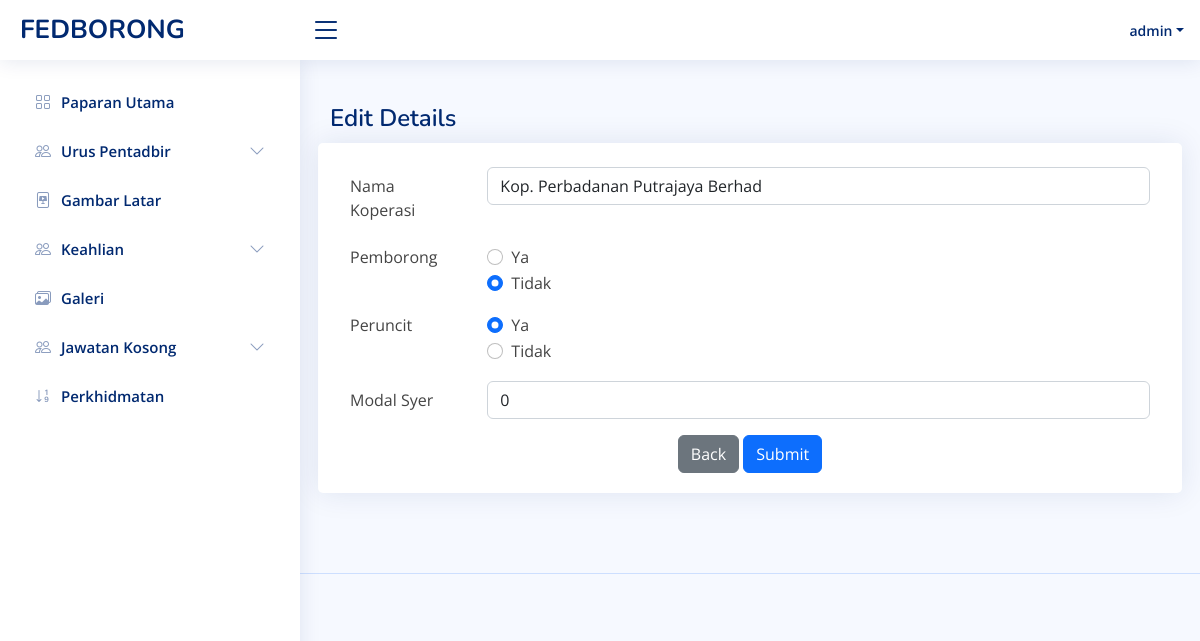
/admin-member-edit?id=27 (signed in), run on the app's committed database.
### tables this page shows
CREATE TABLE `user` (
  `id` int(11) NOT NULL,
  `name` varchar(255) NOT NULL,
  `email` varchar(255) NOT NULL,
  `password` varchar(255) NOT NULL,
  `status` tinyint(4) NOT NULL
);

CREATE TABLE `keahlian` (
  `Id` int(11) NOT NULL,
  `Koperasi` varchar(1000) NOT NULL,
  `Pemborong` tinyint(11) DEFAULT NULL COMMENT '1=Ya, 2= Tidak',
  `Peruncitan` tinyint(11) DEFAULT NULL COMMENT '1=Ya, 2=Tidak',
  `ModalSyer` float DEFAULT NULL
);

### admin-member-edit.php (the view, shortened to what this page needs)
<?php
    if(isset($_SESSION['username'])) {
?>
<?php
include 'admin/admin-header.php';
require('db_connect.php');
$id=$_REQUEST['id'];
$query = "SELECT * from keahlian where Id='".$id."'";
$result = mysqli_query($conn, $query) or die ( mysqli_error());
$row = mysqli_fetch_assoc($result);
?>
<body>
<?php include 'admin-nav.php';?>
<main id="main" class="main">
    <div class="pagetitle">
      <h1>Edit Details</h1>
    </div>
    <section class="section">
      <div class="row">
          <div class="card">
            <div class="card-body"><br>
               <?php
               if(isset($_POST['new']) && $_POST['new']==1)
               {
               $id=$_REQUEST['id'];
               $kopname =$_REQUEST['Koperasi'];
               $pborong = $_POST['Pemborong'];
               $pruncit = $_POST['Peruncitan'];
               $pmodal =$_REQUEST['ModalSyer'];
               if(empty($kopname)) {
                $update="UPDATE `keahlian` SET `Koperasi` = '$kopname', `Pemborong` = '$pborong', `Peruncitan` = '$pruncit', `ModalSyer` = '$pmodal' WHERE `Id` = '$id';";
               }
                elseif(empty($pmodal)) {
                $update="UPDATE `keahlian` SET `Koperasi` = '$kopname', `Pemborong` = '$pborong', `Peruncitan` = '$pruncit', `ModalSyer` = NULL WHERE `Id` = '$id';";
               } else {
                $update="UPDATE `keahlian` SET `Koperasi` = '$kopname', `Pemborong` = '$pborong', `Peruncitan` = '$pruncit', `ModalSyer` = '$pmodal' WHERE `Id` = '$id';";
               }
               mysqli_query($conn, $update) or die(mysqli_error());
               $status = "Record Updated Successfully. </br></br>
               <a href='admin-membership.php'>View Updated Record</a>";
               echo '<p style="color:#FF0000;">'.$status.'</p>';
               }else {
               ?>
              <form action="" method="POST">
                <div class="row mb-3">
                  <label for="inputName" class="col-sm-2 col-form-label">Nama Koperasi </label>
                  <div class="col-sm-10">
                    <input type="text" name="Koperasi" class="form-control" id="inputKop" value="<?php echo $row['Koperasi'] ?>">
                  </div>
                </div>
                <fieldset class="row mb-3">
                  <legend class="col-form-label col-sm-2 pt-0">Pemborong</legend>
                  <div class="col-sm-10">
                    <?php if ($row['Pemborong']==1) { ?>
                    <div class="form-check">
                      <input class="form-check-input" type="radio" name="Pemborong" id="gridRadioborong" value="1" checked>
                      <label class="form-check-label" for="gridRadioborong">
                        Ya
                      </label>
                    </div>
                    <div class="form-check">
                      <input class="form-check-input" type="radio" name="Pemborong" id="gridRadioborong2" value="2">
                      <label class="form-check-label" for="gridRadioborong2">
                        Tidak
                      </label>
                    </div>
                    <?php }else {?>
                        <div class="form-check">
                      <input class="form-check-input" type="radio" name="Pemborong" id="gridRadioborong3" value="1">
                      <label class="form-check-label" for="gridRadioborong3">
                        Ya
                      </label>
                    </div>
                    <div class="form-check">
                      <input class="form-check-input" type="radio" name="Pemborong" id="gridRadioborong4" value="2" checked>
                      <label class="form-check-label" for="gridRadioborong4">
                        Tidak
                      </label>
                    </div>
                    <?php } ?>
                  </div>
                </fieldset>
                <fieldset class="row mb-3">
                  <legend class="col-form-label col-sm-2 pt-0">Peruncit</legend>
                  <div class="col-sm-10">
                    <?php if ($row['Peruncitan']==1) { ?>
                    <div class="form-check">
                      <input class="form-check-input" type="radio" name="Peruncitan" id="gridRadioruncit" value="1" checked>
                      <label class="form-check-label" for="gridRadioruncit">
                        Ya
                      </label>
                    </div>
                    <div class="form-check">
                      <input class="form-check-input" type="radio" name="Peruncitan" id="gridRadioruncit2" value="2">
                      <label class="form-check-label" for="gridRadioruncit2">
                        Tidak
                      </label>
                    </div>
                    <?php } ?>
                  </div>
                </fieldset>
                <div class="row mb-3">
                  <label for="inputNumber" class="col-sm-2 col-form-label">Modal Syer</label>
                  <div class="col-sm-10">
                    <input type="number" name="ModalSyer" class="form-control" id="inputModal" value="<?php echo $row['ModalSyer'] ?>">
                  </div>
                </div>
                <div class="text-center">
                  <a href="admin-membership" class="btn btn-secondary">Back</a>
                  <button type="submit" name="member-submit" class="btn btn-primary">Submit</button>
                </div>
              </form>
              <?php } ?>
            </div>
          </div>
      </div>
    </section>
  </main>
<?php include 'admin/admin-footer.php' ?>
<?php
    } else {
        header("Location: ./admin-login?error=login_first");
        exit();
    }
 ?>

### admin-nav.php (shortened to what this page needs)
<header id="header" class="header fixed-top d-flex align-items-center">
<?php
require('db_connect.php');
 $id = $_SESSION['username'];
   $user = "SELECT * FROM user WHERE name = '$id'";
   $admins = mysqli_fetch_assoc($conn->query($user) );
?>
<div class="d-flex align-items-center justify-content-between">
    <a href="admin-index" class="logo d-flex align-items-center">
      <span class="d-none d-lg-block">FEDBORONG</span>
    </a>
    <i class="bi bi-list toggle-sidebar-btn"></i>
  </div>
  <nav class="header-nav ms-auto">
    <ul class="d-flex align-items-center">
      <li class="nav-item dropdown pe-3">
        <a class="nav-link nav-profile d-flex align-items-center pe-0" href="#" data-bs-toggle="dropdown">
          <span class="d-none d-md-block dropdown-toggle ps-2"><?php echo $admins['name'];  ?></span>
        </a>
      </li>
    </ul>
  </nav>
</header>
<aside id="sidebar" class="sidebar">
  <ul class="sidebar-nav" id="sidebar-nav">
    <li class="nav-item">
      <a class="nav-link collapsed " href="admin-index">
        <i class="bi bi-grid"></i>
        <span>Paparan Utama</span>
      </a>
    </li>
    <?php if ($admins['status'] == 1) { ?>
    <li class="nav-item">
      <a class="nav-link collapsed" data-bs-target="#tables-nav" data-bs-toggle="collapse" href="#">
        <i class="bi bi-people"></i><span>Urus Pentadbir</span><i class="bi bi-chevron-down ms-auto"></i>
      </a>
    </li>
    <?php } else { ?>
    <?php }?>
    <li class="nav-item">
      <a class="nav-link collapsed" href="admin-slides">
        <i class="bi bi-file-slides"></i>
        <span>Gambar Latar</span>
      </a>
    </li>
    <li class="nav-item">
      <a class="nav-link collapsed" data-bs-target="#tables-nav2" data-bs-toggle="collapse" href="#">
        <i class="bi bi-people"></i><span>Keahlian</span><i class="bi bi-chevron-down ms-auto"></i>
      </a>
    </li>
    <li class="nav-item">
      <a class="nav-link collapsed" href="admin-gallery">
      <i class="bi bi-images"></i>
        <span>Galeri</span>
      </a>
    </li>
    <li class="nav-item">
      <a class="nav-link collapsed" data-bs-target="#tables-nav3" data-bs-toggle="collapse" href="#">
        <i class="bi bi-people"></i><span>Jawatan Kosong</span><i class="bi bi-chevron-down ms-auto"></i>
      </a>
    </li>
    <li class="nav-item">
      <a class="nav-link collapsed" href="./admin-counter">
        <i class="bi bi-sort-numeric-down"></i>
        <span>Perkhidmatan</span>
      </a>
    </li>
  </ul>
</aside>

### admin-assets/css/style.css (style rules this page uses)
:root { scroll-behavior: smooth; }
body { font-family: "Open Sans", sans-serif; background: #f6f9ff; color: #444444; }
a { color: #4154f1; text-decoration: none; }
h1, h2, h3, h4, h5, h6 { font-family: "Nunito", sans-serif; }
#main { margin-top: 60px; padding: 20px 30px; transition: all 0.3s; }
.pagetitle { margin-bottom: 10px; }
.pagetitle h1 { font-size: 24px; margin-bottom: 0; font-weight: 600; color: #012970; }
.card { margin-bottom: 30px; border: none; border-radius: 5px; box-shadow: 0px 0 30px rgba(1, 41, 112, 0.1); }
.card-body { padding: 0 20px 20px 20px; }
.logo { line-height: 1; }
@media (min-width: 1200px) { .logo { width: 280px; } }
.logo span { font-size: 26px; font-weight: 700; color: #012970; font-family: "Nunito", sans-serif; }
.header { transition: all 0.5s; z-index: 997; height: 60px; box-shadow: 0px 2px 20px rgba(1, 41, 112, 0.1); background-color: #fff; padding-left: 20px; }
.header .toggle-sidebar-btn { font-size: 32px; padding-left: 10px; cursor: pointer; color: #012970; }
.header-nav ul { list-style: none; }
.header-nav>ul { margin: 0; padding: 0; }
.header-nav .nav-profile { color: #012970; }
.header-nav .nav-profile span { font-size: 14px; font-weight: 600; }
.sidebar { position: fixed; top: 60px; left: 0; bottom: 0; width: 300px; z-index: 996; transition: all 0.3s; padding: 20px; overflow-y: auto; scrollbar-width: thin; scrollbar-color: #aab7cf transparent; box-shadow: 0px 0px 20px rgba(1, 41, 112, 0.1); background-color: #fff; }
@media (min-width: 1200px) { #main, #footer { margin-left: 300px; } }
.sidebar-nav { padding: 0; margin: 0; list-style: none; }
.sidebar-nav li { padding: 0; margin: 0; list-style: none; }
.sidebar-nav .nav-item { margin-bottom: 5px; }
.sidebar-nav .nav-link { display: flex; align-items: center; font-size: 15px; font-weight: 600; color: #4154f1; transition: 0.3; background: #f6f9ff; padding: 10px 15px; border-radius: 4px; }
.sidebar-nav .nav-link i { font-size: 16px; margin-right: 10px; color: #4154f1; }
.sidebar-nav .nav-link.collapsed { color: #012970; background: #fff; }
.sidebar-nav .nav-link.collapsed i { color: #899bbd; }
.sidebar-nav .nav-link .bi-chevron-down { margin-right: 0; transition: transform 0.2s ease-in-out; }

### data on the page
user: name "admin"
keahlian: Koperasi "Kop. Perbadanan Putrajaya Berhad", ModalSyer "0"
